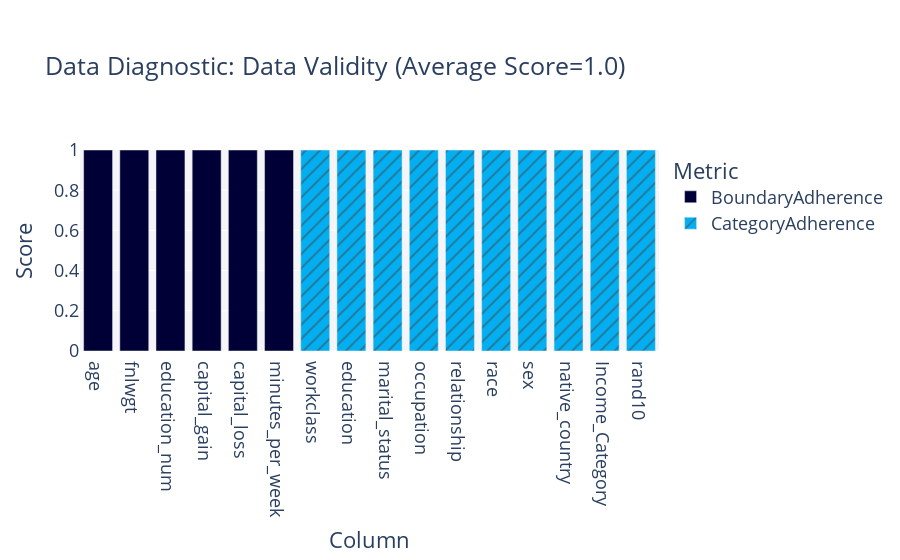

Source (notebook cell):
### Code cell
gen_diagnostics.get_visualization(property_name="Data Validity")

### Figure 1 — Plotly figure (JSON) as saved in the notebook; plotly's stock layout.template omitted (floating-point values rounded to 4 significant figures)
{"data": [{"customdata": [["BoundaryAdherence"], ["BoundaryAdherence"], ["BoundaryAdherence"], ["BoundaryAdherence"], ["BoundaryAdherence"], ["BoundaryAdherence"]], "hovertemplate": "<b>%{hovertext}</b><br><br>Metric=%{customdata[0]}<br>Score=%{y}<extra></extra>", "hovertext": ["age", "fnlwgt", "education_num", "capital_gain", "capital_loss", "minutes_per_week"], "legendgroup": "BoundaryAdherence", "marker": {"color": "#000036", "pattern": {"shape": ""}}, "name": "BoundaryAdherence", "orientation": "v", "showlegend": true, "textposition": "auto", "type": "bar", "x": ["age", "fnlwgt", "education_num", "capital_gain", "capital_loss", "minutes_per_week"], "xaxis": "x", "y": [1.0, 1.0, 1.0, 1.0, 1.0, 1.0], "yaxis": "y"}, {"customdata": [["CategoryAdherence"], ["CategoryAdherence"], ["CategoryAdherence"], ["CategoryAdherence"], ["CategoryAdherence"], ["CategoryAdherence"], ["CategoryAdherence"], ["CategoryAdherence"], ["CategoryAdherence"], ["CategoryAdherence"]], "hovertemplate": "<b>%{hovertext}</b><br><br>Metric=%{customdata[0]}<br>Score=%{y}<extra></extra>", "hovertext": ["workclass", "education", "marital_status", "occupation", "relationship", "race", "sex", "native_country", "Income_Category", "rand10"], "legendgroup": "CategoryAdherence", "marker": {"color": "#03AFF1", "pattern": {"shape": "/"}}, "name": "CategoryAdherence", "orientation": "v", "showlegend": true, "textposition": "auto", "type": "bar", "x": ["workclass", "education", "marital_status", "occupation", "relationship", "race", "sex", "native_country", "Income_Category", "rand10"], "xaxis": "x", "y": [1.0, 1.0, 1.0, 1.0, 1.0, 1.0, 1.0, 1.0, 1.0, 1.0], "yaxis": "y"}], "layout": {"barmode": "relative", "font": {"size": 18}, "legend": {"title": {"text": "Metric"}, "tracegroupgap": 0}, "margin": {"t": 150}, "plot_bgcolor": "#F5F5F8", "title": {"text": "Data Diagnostic: Data Validity (Average Score=1.0)"}, "xaxis": {"anchor": "y", "categoryorder": "total ascending", "domain": [0, 1], "title": {"text": "Column"}}, "yaxis": {"anchor": "x", "domain": [0, 1], "range": [0, 1], "title": {"text": "Score"}}}}
